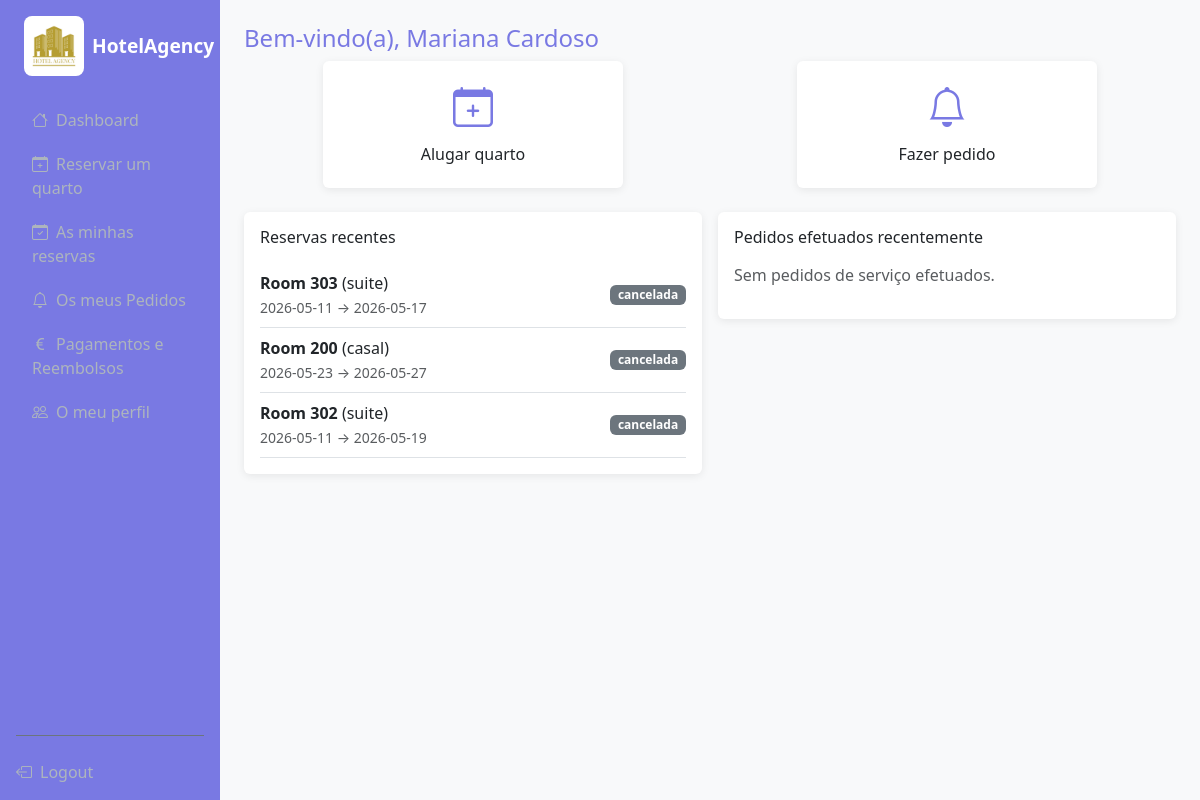
Page /guest/dashboard (signed in) on the committed database.
### models.py (models this page shows, shortened)
class User(UserMixin, db.Model):
    __tablename__ = "user"
    id = db.Column(db.Integer, primary_key=True)
    name = db.Column(db.String(100), nullable=False)
    username = db.Column(db.String(30), unique=True, nullable=False)
    email = db.Column(db.String(120), unique=True, nullable=False)
    password = db.Column(db.String(200), nullable=False)
    role = db.Column(db.String(20), nullable=False)
    dataNascimento = db.Column(db.Date)
    estado = db.Column(db.Enum(EstadoUser), default=EstadoUser.ativo)
    reservas = db.relationship("Reserva", back_populates="user", lazy=True)
    pedidos = db.relationship("Pedido", backref='requester', lazy=True)
    pagamentos = db.relationship("Pagamento", back_populates="user", lazy=True)

class Reserva(db.Model):
    __tablename__ = "reserva"
    id = db.Column(db.Integer, primary_key=True)
    idUser = db.Column(db.Integer, db.ForeignKey('user.id'), nullable=False)
    idQuarto = db.Column(db.Integer, db.ForeignKey('quarto.id'), nullable=False)
    check_in = db.Column(db.Date, nullable=False)
    check_out = db.Column(db.Date, nullable=False)
    estado = db.Column(db.Enum(EstadoReserva), default=EstadoReserva.pendente)
    total_price = db.Column(db.Float, nullable=False)
    criado_em = db.Column(db.DateTime, default=datetime.now())
    user = db.relationship("User",back_populates="reservas")
    quarto=db.relationship("Quarto",back_populates="reservas")
    pagamento = db.relationship("Pagamento", back_populates="reserva", uselist=False)
    pedidos = db.relationship('Pedido', backref='reserva', lazy=True)

class Quarto(db.Model):
    __tablename__ = "quarto"
    id = db.Column(db.Integer, primary_key=True)
    numero = db.Column(db.Integer, unique=True, nullable=False)
    tipo = db.Column(db.String(20), nullable=False)
    preco_base = db.Column(db.Float, nullable=False)
    imagem = db.Column(db.String(200))
    estado = db.Column(db.Enum(EstadoQuarto), nullable=False, default=EstadoQuarto.disponivel)
    descricao = db.Column(db.String(300))
    classificacao=db.Column(db.Float,nullable=False,default=0)
    reservas = db.relationship("Reserva", back_populates="quarto", lazy=True)

### routes/guest.py (the view)
@guest_bp.route('/dashboard')
@login_required
def dashboard():
    my_bookings = Reserva.query.filter_by(idUser=current_user.id).order_by(Reserva.criado_em.desc()).limit(3).all()
    my_requests = Pedido.query.filter_by(user_id=current_user.id).order_by(Pedido.criado_em.desc()).limit(3).all()
    return render_template('guest/dashboard.html', bookings=my_bookings, requests=my_requests)

### templates/guest/dashboard.html (shortened to what this page needs)
{% extends 'base.html' %}
{% block content %}
<h4 class="mb-4" style="color: #7979e3;">Bem-vindo(a), {{ current_user.name }} </h4>
<div class="row g-3 mb-4">
    <div class="col-4 col-md-4" style="margin:0 auto">
        <a href="{{ url_for('guest.book') }}" class="text-decoration-none">
            <div class="card p-3 text-center h-100">
                <i class="bi bi-calendar-plus fs-1 " style="color:#7979e3"></i>
                <h6 class="mt-2">Alugar quarto</h6>
            </div>
        </a>
    </div>
    <div class="col-4 col-md-4" style="margin:0 auto">
        <a href="{{ url_for('guest.services') }}" class="text-decoration-none">
            <div class="card p-3 text-center h-100">
                <i class="bi bi-bell fs-1 " style="color:#7979e3"></i>
                <h6 class="mt-2">Fazer pedido</h6>
            </div>
        </a>
    </div>
</div>
<div class="row g-3">
    <div class="col-md-6">
        <div class="card p-3">
            <h6 class="mb-3">Reservas recentes</h6>
            {% if bookings %}
                {% for b in bookings %}
                <div class="d-flex justify-content-between align-items-center py-2 border-bottom">
                    <div>
                        <strong>Room {{ b.quarto.numero }}</strong> ({{ b.quarto.tipo }})<br>
                        <small class="text-muted">{{ b.check_in }} → {{ b.check_out }}</small>
                    </div>
                    <span class="badge bg-{{ 'success' if b.estado == 'checked_in' else 'primary' if b.estado == 'confirmed' else 'secondary' }}">
                        {{ b.estado.value }}
                    </span>
                </div>
                {% endfor %}
            {% else %}
                <p class="text-muted">Sem reservas efetuadas. </p>
            {% endif %}
        </div>
    </div>
    <div class="col-md-6">
        <div class="card p-3">
            <h6 class="mb-3">Pedidos efetuados recentemente</h6>
            {% if requests %}
                {% for r in requests %}
                <div class="d-flex justify-content-between align-items-center py-2 border-bottom">
                    <div>
                        <strong>{{ r.tipo.replace('_', ' ').title() }}</strong><br>
                        <small class="text-muted">{{ r.descricao[:40] if r.descricao else '' }}</small>
                    </div>
                    <span class="badge bg-{{ 'danger' if r.estado == 'pendente' else 'warning' if r.estado == 'em_andamento' else 'success' }}">
                        {{ r.estado.replace('_', ' ') }}
                    </span>
                </div>
                {% endfor %}
            {% else %}
                <p class="text-muted">Sem pedidos de serviço efetuados.</p>
            {% endif %}
        </div>
    </div>
</div>
{% endblock %}

### templates/base.html (shortened to what this page needs)
<!DOCTYPE html>
<html lang="pt">
<head>
    <link href="https://cdn.jsdelivr.net/npm/bootstrap@5.3.0/dist/css/bootstrap.min.css" rel="stylesheet">
    <link href="https://cdn.jsdelivr.net/npm/bootstrap-icons@1.10.0/font/bootstrap-icons.css" rel="stylesheet">
     <link
      rel="stylesheet"
      href="{{ url_for('static', filename='css/base.css') }}"
    />
</head>
<body>
{% if current_user.is_authenticated %}
<div class="d-flex">
    <nav class="sidebar p-3 d-none d-md-flex flex-column">
        <div class="sidebar-brand mb-4 px-2 d-flex align-items-center gap-2">
            <img src="{{ url_for('static', filename='img/HotelAgency.png') }}" style="width:60px;height:60px;border-radius:8px;">
            HotelAgency
        </div>
        <ul class="nav flex-column gap-1">
            {% if current_user.role == 'guest' %}
                <li><a class="nav-link" href="{{ url_for('guest.dashboard') }}"><i class="bi bi-house me-2"></i>Dashboard</a></li>
                <li><a class="nav-link" href="{{ url_for('guest.book') }}"><i class="bi bi-calendar-plus me-2"></i>Reservar um quarto</a></li>
                <li><a class="nav-link" href="{{ url_for('guest.bookings') }}"><i class="bi bi-calendar-check me-2"></i>As minhas reservas</a></li>
                <li><a class="nav-link" href="{{ url_for('guest.services') }}"><i class="bi bi-bell me-2"></i>Os meus Pedidos </a></li>
                <li><a class="nav-link" href="{{ url_for('guest.pagamentos') }}"><i class="bi bi-currency-euro me-2"></i>Pagamentos e Reembolsos</a></li>
                <li><a class="nav-link" href="{{ url_for('guest.profile') }}"><i class="bi bi-people me-2"></i>O meu perfil</a></li>
            {% endif %}
        </ul>
        <div class="mt-auto pt-3 border-top border-secondary">
            <a href="{{ url_for('auth.logout') }}" class="nav-link mt-2"><i class="bi bi-box-arrow-left me-2"></i>Logout</a>
        </div>
    </nav>
    <div class="main-content flex-grow-1 p-3 p-md-4">
{% else %}
<div class="container">
{% endif %}
        {% block content %}{% endblock %}
{% if current_user.is_authenticated %}
    </div>
</div>
{% else %}
</div>
{% endif %}
</body>
</html>

### static/css/base.css (style rules this page uses)
.sidebar { min-height: 100vh; background-color: #7979e3; width: 220px; min-width: 220px; }
.sidebar .nav-link { color: #adb5bd; }
.sidebar-brand { color: #fff; font-weight: bold; font-size: 1.2rem; }
.main-content { background-color: #f8f9fa; min-height: 100vh; }
.card { border: none; box-shadow: 0 2px 8px rgba(0,0,0,0.08); }
:root { --auth-bg: #f6f1e8; --auth-surface: rgba(255, 252, 247, 0.92); --auth-surface-strong: #fffaf2; --auth-border: rgba(86, 71, 52, 0.12); --auth-text: #2f261e; --auth-muted: #6c6259; --auth-accent: #d88b74; --auth-accent-hover: #c6775f; --auth-accent-soft: rgba(216, 139, 116, 0.16); --auth-shadow: 0 22px 55px rgba(69, 54, 40, 0.14); --auth-radius: 28px; --auth-input-radius: 16px; }
* { box-sizing: border-box; }

### rows in the picture
User: name "Mariana Cardoso"
Reserva: quarto.numero "303", quarto.tipo "suite", check_in "2026-05-11", check_out "2026-05-17", estado.value "cancelada"
Reserva: quarto.numero "200", quarto.tipo "casal", check_in "2026-05-23", check_out "2026-05-27", estado.value "cancelada"
Reserva: quarto.numero "302", quarto.tipo "suite", check_in "2026-05-11", check_out "2026-05-19", estado.value "cancelada"
